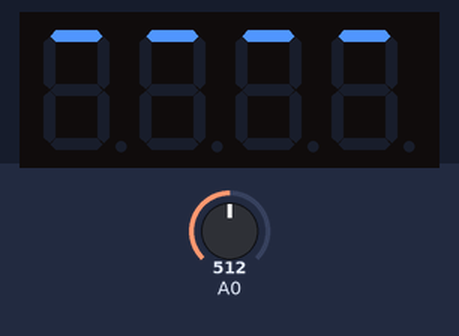
A program run on a simulated ESP8266 (Wemos D1 mini). Shown: 4-digit seven-segment display. The test bench sets the inputs (shaded band); at power-on: A0 = 512. WiFi joins after 1.5 s; servers stay silent unless stated; network time is answered at once with the bench clock; the local clock reads 2024-03-15 10:24:30 at power-on unless the program sets it; not simulated (calls return 0 or success): secrets.h; what the program prints to the serial monitor is not drawn.

Above: at 0.1 s.
At 1.3 s:
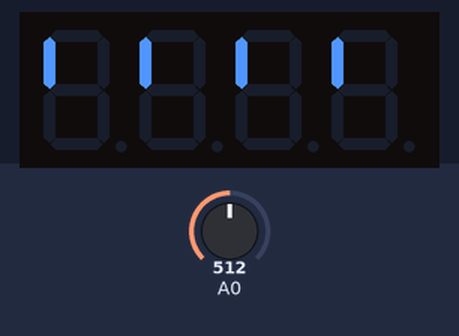
At 2.7 s:
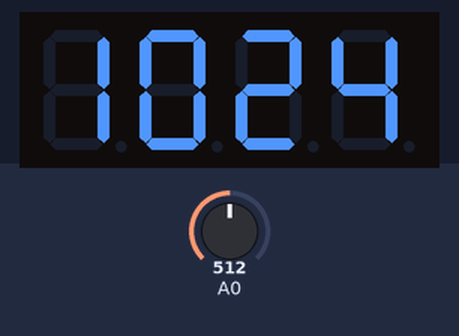
2.8 s: A0 set to 716
5.0 s: A0 set to 900
7.0 s: A0 set to 1023
Timing chart, 0 to 10.0 s (numbered marks = the images above; inputs shaded):
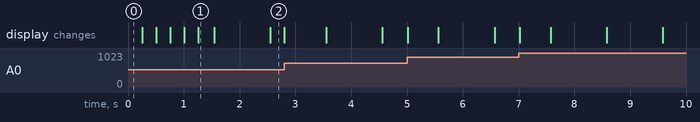

The program:

main.cpp
```cpp
#include <Arduino.h>
#include <NTPClient.h>
#include <ESP8266WiFi.h>
#include <WiFiUdp.h>
#include <Wire.h>
#include <TM1650.h>
#include "secrets.h"
#include <Timezone.h>

TM1650 display;

WiFiUDP ntpUDP;

NTPClient timeClient(ntpUDP, "pl.pool.ntp.org", 0, 60000);

TimeChangeRule dstRule = { "CEST", Last, Sun, Mar, 2, 120 };
TimeChangeRule stdRule = { "CET", Last, Sun, Oct, 3, 60 };

Timezone tz(dstRule, stdRule);

const char connecting[] = {
    0b00000001,
    0b00000010,
    0b00000100,
    0b00001000,
    0b00010000,
    0b00100000,
};

void setup() {
  pinMode(A0, INPUT);

  Serial.begin(115200);
  Serial.write("\n\n");

  Wire.begin();
  display.init();
  display.setBrightness(1);

  WiFi.setHostname("ESP-CLOCK");
  WiFi.begin(SECRET_SSID, SECRET_PASSWORD);

  Serial.printf("Connecting to: %s", SECRET_SSID);

  while (WiFi.status() != WL_CONNECTED) {
    for (uint8_t i = 0; i <= 5; i++) {
      for (byte k = 0; k < 4; k++) {
        display.setPosition(k, connecting[i]);
      }
      delay(250);
      Serial.print(".");
    }
  }

  Serial.print('\n');
  Serial.println("Connected.");
  Serial.print("IP: ");
  Serial.println(WiFi.localIP());
  Serial.print('\n');

  timeClient.begin();
}

bool dotOn = true;
bool networkLostMessageShown = false;
u_long timestamp = millis();
uint16_t previousSensorValue = 0;
const uint8_t sensorFilteringThreshold = 10;

void loop() {
  uint16_t sensorValue = analogRead(A0);

  if (abs(sensorValue - previousSensorValue) > sensorFilteringThreshold) {
    uint8_t brightness = map(sensorValue, 0, 1023, 1, 7);
    display.setBrightness(brightness);
    previousSensorValue = sensorValue;
  }

  if (1000UL <= millis() - timestamp) {
    timestamp = millis();

    if (WiFi.status() == WL_CONNECTED) {
      bool timeUpdateSuccess = timeClient.update();
      if (timeUpdateSuccess) setTime(tz.toLocal(timeClient.getEpochTime()));
    }

    if (WiFi.status() != WL_CONNECTED) {
      if (!networkLostMessageShown) {
        networkLostMessageShown = true;
        display.displayString("NEt ");
        delay(2000);

        display.displayString("LOSt");
        delay(2000);
      }
    } else {
      networkLostMessageShown = false;
    }

    int hours = hour();
    int minutes = minute();

    String hoursStr = hours < 10 ? "0" + String(hours) : String(hours);
    String minuteStr = minutes < 10 ? "0" + String(minutes) : String(minutes);

    char buffer[5];

    (hoursStr + minuteStr).toCharArray(buffer, 5);

    display.displayString(buffer);

    display.setDot(1, dotOn);
    dotOn = !dotOn;
  }

  delay(50); // for stability
}
```
